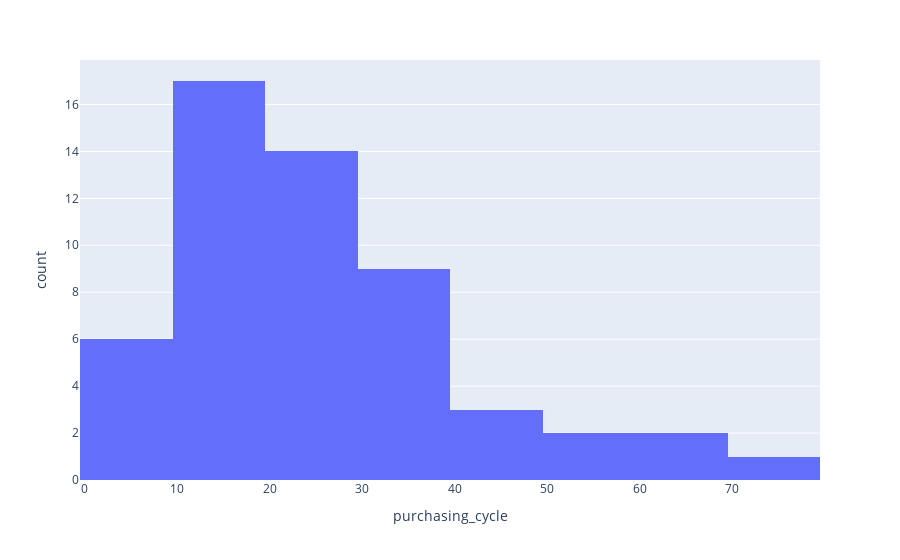

Notebook source saved alongside this figure:
### Code cell
import plotly.express as px

fig = px.histogram(df, x= 'purchasing_cycle', nbins=10)
fig.show()

### Figure 1 — Plotly figure (JSON) as saved in the notebook; plotly's stock layout.template omitted (floating-point values rounded to 4 significant figures)
{"data": [{"alignmentgroup": "True", "bingroup": "x", "hovertemplate": "purchasing_cycle=%{x}<br>count=%{y}<extra></extra>", "legendgroup": "", "marker": {"color": "#636efa", "pattern": {"shape": ""}}, "name": "", "nbinsx": 10, "offsetgroup": "", "orientation": "v", "showlegend": false, "type": "histogram", "x": [31, 60, 6, 22, 37, 28, 8, 26, 20, 20, 35, 66, 15, 45, 33, 38, 24, 79, 16, 12, 16, 9, 23, 11, 19, 57, 43, 28, 14, 43, 14, 17, 12, 16, 10, 26, 19, 38, 9, 15, 16, 9, 12, 38, 28, 22, 30, 21, 17, 55, 24, 20, 33, 7], "xaxis": "x", "yaxis": "y"}], "layout": {"barmode": "relative", "legend": {"tracegroupgap": 0}, "margin": {"t": 60}, "xaxis": {"anchor": "y", "domain": [0, 1], "title": {"text": "purchasing_cycle"}}, "yaxis": {"anchor": "x", "domain": [0, 1], "title": {"text": "count"}}}}
